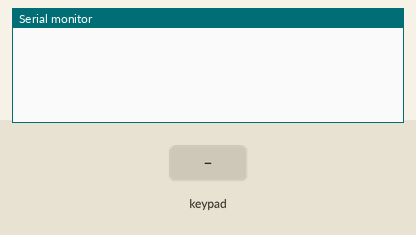
This sketch was run on a simulated Arduino Uno, built with avr-gcc and run on an emulated ATmega328P. On the bench: the last lines printed to the serial monitor. Wiring (inferred from the names in the program): 6×2 keypad with keys 1 2 3 4 5 6 7 8 9 * 0 # (labels assumed): rows pin 3, pin 4, pin 5, pin 6, pin 7, pin 8; columns A1, A0. The inputs (shaded band) are chosen by the test bench. No radio packets arrive unless stated.

Above: at 1.2 s.
1.3 s: key '1' pressed
At 2.6 s:
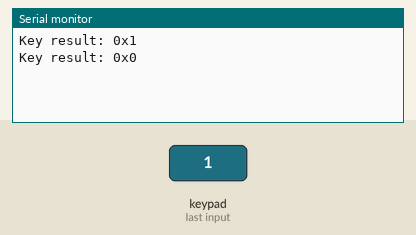
2.9 s: keypad keys 3 4 5 6 7 8 pressed 0.4 s apart
At 5.7 s:
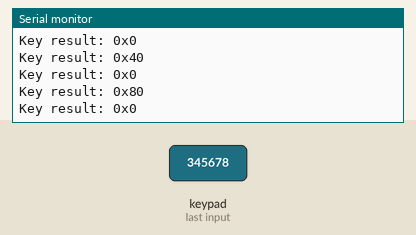
6.8 s: key '2' pressed
At 7.3 s:
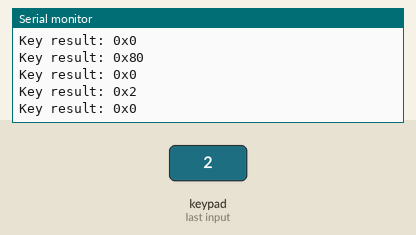
8.3 s: keypad keys 3 4 5 6 7 8 # pressed 0.4 s apart
At 11.3 s:
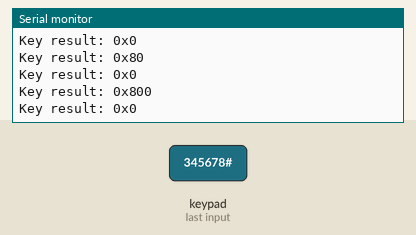
Timing chart, 0 to 12.8 s (numbered marks = the images above; inputs shaded):
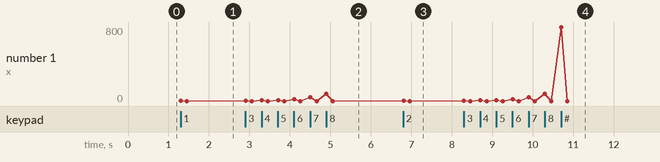

Measured:
- after the input at 1.3 s, the serial monitor: prints a new line at once (image 1)
- after the input at 2.9 s, the serial monitor: prints a new line at once (image 2)
- after the input at 6.8 s, the serial monitor: prints a new line at once (image 3)
- after the input at 8.3 s, the serial monitor: prints a new line at once (image 4)

The sketch:

rf_comm_keyboard.ino
```cpp
#include <nRF24L01.h>
#include <RF24.h>

// nrf24l01 RF Board setup
const int CE_PIN  = 9;
const int CSN_PIN = 10;
RF24 radio(CE_PIN, CSN_PIN);
const uint64_t pipe = 0xB0B15ADEADBEEFAA;

// Keyboard
const int key_rows = 6;
const int key_cols = 2;
int const  col_pins[] = {A1, A0};
int const row_pins[] = {3, 4, 5, 6, 7, 8};

/* Keys are defined as:
       Col0    Col1
      [ 0 ]   [ 1 ]  // Row 0
      [ 2 ]   [ 3 ]  // Row 1
      [ 4 ]   [ 5 ]  ...
      [ 6 ]   [ 7 ]
      [ 8 ]   [ 9 ]
      [ 10 ]  [ 11 ] // Row 5
*/
inline void initKeys() {
  for (int i = 0; i < key_cols; i++) {
    pinMode(col_pins[i], INPUT_PULLUP);
  }

  for (int j = 0; j < key_rows; j++) {
    pinMode(row_pins[j], OUTPUT);
    digitalWrite(row_pins[j], HIGH);
  }
}

// takes ~ 167us -> ~6000Hz
inline uint16_t scanKeys() {
  uint16_t scanResult = 0x0;
  //digitalWrite(col_pins[i], HIGH);
  for (int j = 0; j < key_rows; j++) {
    digitalWrite(row_pins[j], LOW);
    for (int i = 0; i < key_cols; i++) {
      int result = digitalRead(col_pins[i]);
      if (result == LOW) {
        scanResult |= 0x1000;
      }
      scanResult >>= 1;
    }
    digitalWrite(row_pins[j], HIGH);
    //digitalWrite(col_pins[i], LOW);
  }
  return scanResult;
}

// ~ 50 us -> 20Kh
// this may be vulnerable to switch bounce, the switches I'm using don't need debouncing
inline uint16_t scanKeys_optimized() { // basically an unrolled-port manipulation version
  uint16_t scanResult = 0x0, resultCol0 = 0, resultCol1 = 0;

  //digitalWrite(3, LOW);
  PORTD &= 0b11110111;
  resultCol0 = digitalRead(A1);
  resultCol1 = digitalRead(A0);
  //digitalWrite(3, HIGH);
  PORTD |= 0b00001000;
  if (resultCol0 == LOW) {
    scanResult |= 0x1;
  }
  if (resultCol1 == LOW) {
    scanResult |= 0x2;
  }

  //digitalWrite(4, LOW);
  PORTD &= 0b11101111;
  resultCol0 = digitalRead(A1);
  resultCol1 = digitalRead(A0);
  //digitalWrite(4, HIGH);
  PORTD |= 0b00010000;
  if (resultCol0 == LOW) {
    scanResult |= 0x4;
  }
  if (resultCol1 == LOW) {
    scanResult |= 0x8;
  }

  //digitalWrite(5, LOW);
  PORTD &= 0b11011111;
  resultCol0 = digitalRead(A1);
  resultCol1 = digitalRead(A0);
  //digitalWrite(5, HIGH);
  PORTD |= 0b00100000;
  if (resultCol0 == LOW) {
    scanResult |= 0x10;
  }
  if (resultCol1 == LOW) {
    scanResult |= 0x20;
  }

  //digitalWrite(6, LOW);
  PORTD &= 0b10111111;
  resultCol0 = digitalRead(A1);
  resultCol1 = digitalRead(A0);
  //digitalWrite(6, HIGH);
  PORTD |= 0b01000000;
  if (resultCol0 == LOW) {
    scanResult |= 0x40;
  }
  if (resultCol1 == LOW) {
    scanResult |= 0x80;
  }

  //digitalWrite(7, LOW);
  PORTD &= 0b01111111;
  resultCol0 = digitalRead(A1);
  resultCol1 = digitalRead(A0);
  //digitalWrite(7, HIGH);
  PORTD |= 0b10000000;
  if (resultCol0 == LOW) {
    scanResult |= 0x100;
  }
  if (resultCol1 == LOW) {
    scanResult |= 0x200;
  }

  //digitalWrite(8, LOW);
  PORTB &= 0b11111110;
  resultCol0 = digitalRead(A1);
  resultCol1 = digitalRead(A0);
  //digitalWrite(8, HIGH);
  PORTB |= 0b00000001;
  if (resultCol0 == LOW) {
    scanResult |= 0x400;
  }
  if (resultCol1 == LOW) {
    scanResult |= 0x800;
  }
  return scanResult;
}

void setup() {
  Serial.begin(9600);
  initKeys();
  radio.begin();
  radio.setPALevel(RF24_PA_HIGH);
  radio.enableDynamicPayloads();
  radio.enableAckPayload();
  radio.setDataRate( RF24_250KBPS );
  radio.openWritingPipe(pipe);
}

uint16_t keyData = 0x0;
uint16_t prevKeyData = 0x0;
void loop() {
  keyData = scanKeys_optimized();
  if (keyData != prevKeyData) {
    //delay(10); // add a delay to remove the effects of bounce
    Serial.print("Key result: 0x");
    Serial.println(keyData,HEX);
    radio.write(&keyData, sizeof(keyData) );
    uint8_t pipe = 0x0;
    if (radio.available(&pipe)) { // received an ACK, try to process it
      uint32_t rotationPeriod = 0;
      radio.read(&rotationPeriod,sizeof(rotationPeriod));
    //  Serial.print("Received packet of (rotation period): ");
    //  Serial.print(rotationPeriod);
    //  Serial.println(" us");
    }
  }
  prevKeyData = keyData;
  delay(10); // maybe give the teensy some time to breathe
}
```
